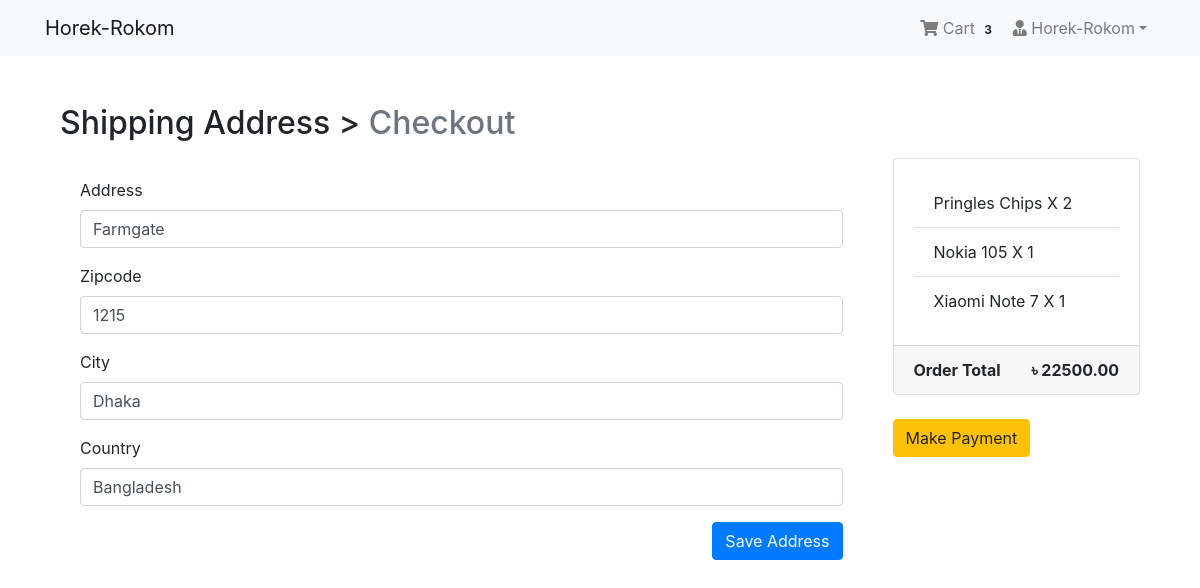
The app's page /payment/checkout/ (signed in), older data.
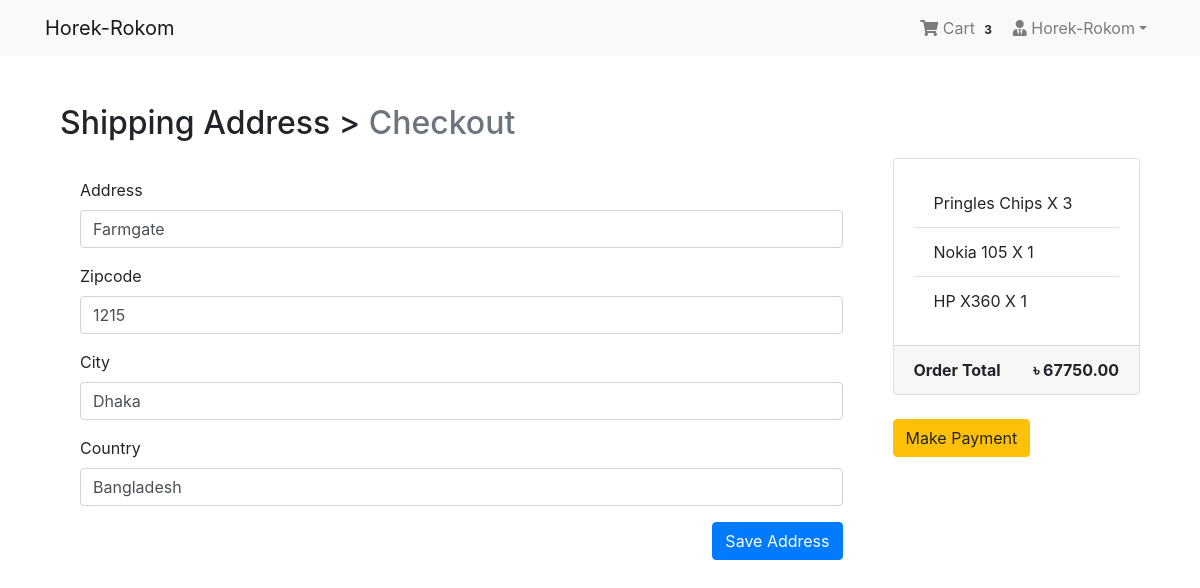
The same page, newer data.
### App_Order/models.py (models this page shows, shortened)
class Cart(models.Model):
    user=models.ForeignKey(settings.AUTH_USER_MODEL,on_delete=models.CASCADE, related_name="cart")
    item=models.ForeignKey(Product,on_delete=models.CASCADE)
    quantity = models.IntegerField(default=1)
    purchased=models.BooleanField(default=False)
    created=models.DateTimeField(auto_now_add=True) #first bar
    updated=models.DateTimeField(auto_now=True)     #prottek update a
    def get_total(self):
        total=self.item.price*self.quantity
        float_total=format(total,'0.2f')
        return float_total

### App_Shop/models.py (models this page shows, shortened)
class Product(models.Model):
    mainimage=models.ImageField(upload_to='Products')
    name=models.CharField(max_length=264)
    category = models.ForeignKey(Category, on_delete=models.CASCADE, related_name='category')
    preview_text=models.TextField(max_length=200,verbose_name='Preview Text')
    detail_text=models.TextField(max_length=1000,verbose_name='Description')
    price=models.FloatField()
    old_price=models.FloatField(default=0.00)
    created=models.DateTimeField(auto_now_add=True)
    class Meta:
        ordering=['-created',] #latest date wise ordering thakbe

### App_Payment/views.py (the view)
# urls.py: path('checkout/',views.checkout,name="checkout"),
@login_required
def checkout(request):
    saved_address=BillingAddress.objects.get_or_create(user=request.user)
    saved_address=saved_address[0]
    print(saved_address)
    form=BillingForm(instance=saved_address)
    if request.method=="POST":
        form=BillingForm(request.POST,instance=saved_address)
        if form.is_valid():
            form.save()
            form=BillingForm(instance=saved_address)
            messages.success(request,f"Shipping Address Saved!")
    order_qs=Order.objects.filter(user=request.user,ordered=False)
    order_items=order_qs[0].orderitems.all()
    order_total=order_qs[0].get_totals()
    return render(request,'App_Payment/checkout.htm',context={"form":form,"order_items":order_items,"order_total":order_total,"saved_address":saved_address})

### App_Payment/forms.py
class BillingForm(forms.ModelForm):
    class Meta:
        model=BillingAddress
        fields=['address','zipcode','city','country']

### App_Order/models.py (called while the page is built)
    def get_totals(self):
        total=0
        for order_item in self.orderitems.all():
            total+= float(order_item.get_total())
        return total

### App_Order/templatetags/cart_tag.py (called while the page is built)
@register.filter
def cart_total(user):
    cart=Cart.objects.filter(user=user,purchased=False)
    if cart.exists():
        return cart.count()
    else:
        return 0

### App_Payment/models.py (called while the page is built)
    def __str__(self):
        return f'{self.user.profile.username} billing address'

    def is_fully_filled(self):
        field_names=[f.name for f in self._meta.get_fields()]
        for field_name in field_names:
            value=getattr(self,field_name)
            if value is None or value=='':
                return False
        return True

### templates/App_Payment/checkout.htm (shortened to what this page needs)
{% extends 'base.htm' %}
{% load crispy_forms_tags %}
{% block body_block %}
<div class="container mt-5">
    <h2 class="mb-3">
        Shipping Address > <span class="text-muted">Checkout</span>
    </h2>
    <div class="row">
        <div class="col-md-9">
            <div class="ard mb-5" style="height: auto;">
                <div class="card-body">
                    <form  method="post">
                        {{form|crispy}}
                        <button type="submit" class="btn btn-primary float-right">Save Address</button>
                    </form>
                </div>
            </div>
        </div>
        <div class="col-md-3">
            <div class="card" style="height: auto;">
                <div class="card-body">
                    <ul class="list-group list-group-flush">
                        {% for order_item in order_items %}
                            <li class="list-group-item">{{order_item.item.name}} X {{order_item.quantity}}</li>
                        {% endfor %}
                    </ul>
                </div>
                <div class="card-footer">
                    <span class="float-left"><b>Order Total</b></span>
                    <span class="float-right"><b>&#2547; {{order_total|floatformat:2}}</b></span>
                </div>
            </div>
            <br>
            {% if saved_address.is_fully_filled %}
            <a href="{% url 'App_Payment:pay' %}" class="btn btn-warning btn-md">Make Payment</a>
            {% else %}
            <div class="alert alert-info">
                <p>Please fill up all the information to make Payment </p>
            </div>
            {% endif %}
        </div>
    </div>
</div>
{% endblock %}

Row changes from the older to the newer data that the page shows:
removed Cart: item.name "Xiaomi Note 7", quantity "1"
changed Cart "Pringles Chips": quantity "2" → "3"
added Cart: item.name "HP X360", quantity "1"
Text that changed along with them:
{{ order_total|floatformat:2 }}: "22500.00" → "67750.00"
